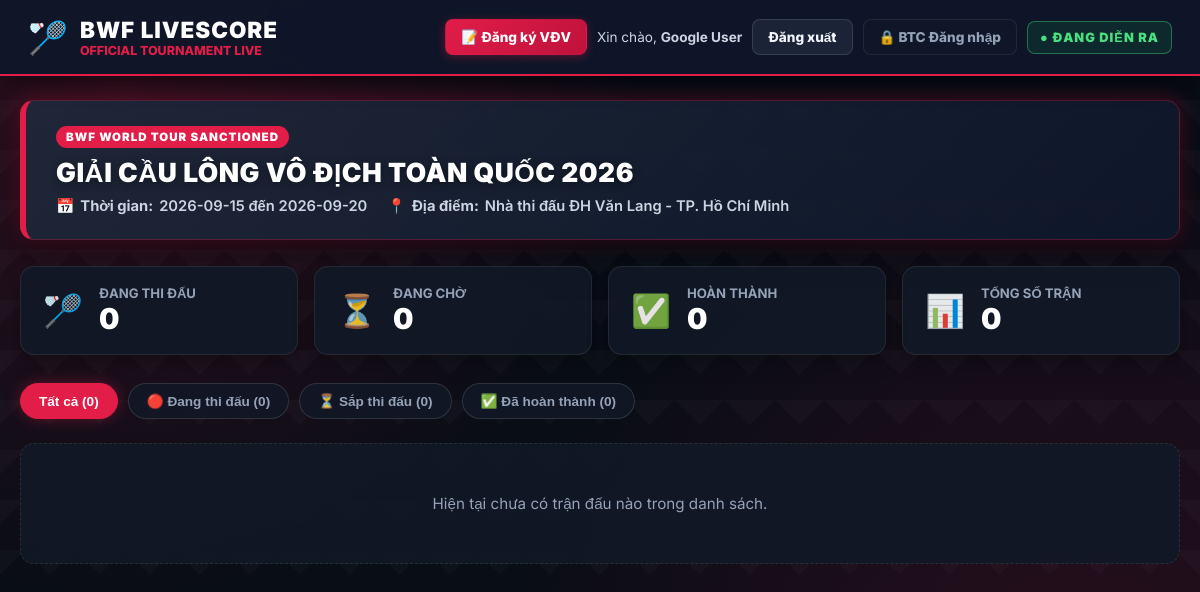
The app's page / (signed in) with its own data.
### tables this page shows
CREATE TABLE settings (
            key TEXT PRIMARY KEY,
            value TEXT NOT NULL
        );

### app.py (the view)
@app.route("/")
def home():
    connection = get_db()
    matches = connection.execute("SELECT * FROM matches ORDER BY id DESC").fetchall()
    connection.close()
    settings = get_settings()
    return render_template("index.html", matches=matches, settings=settings)

### app.py (called while the page is built)
def get_db():
    connection = sqlite3.connect(DATABASE)
    connection.row_factory = sqlite3.Row
    return connection

def get_settings():
    connection = get_db()
    rows = connection.execute("SELECT key, value FROM settings").fetchall()
    connection.close()
    data = {r["key"]: r["value"] for r in rows}
    return {
        "tournament_name": data.get("tournament_name", "GIẢI CẦU LÔNG MỞ RỘNG 2026"),
        "start_date": data.get("start_date", "2026-09-15"),
        "end_date": data.get("end_date", "2026-09-20"),
        "tournament_location": data.get("tournament_location", "Nhà thi đấu ĐH Văn Lang"),
        "fee_single": int(data.get("fee_single", 100000)),
        "fee_double": int(data.get("fee_double", 200000))
    }

### templates/index.html (shortened to what this page needs)
<!DOCTYPE html>
<html lang="vi">
<head>
</head>
<body>
<header>
    <div class="brand-title">
        <span style="font-size: 2rem;">🏸</span>
        <div>
            <h1>BWF LiveScore</h1>
            <p style="color: var(--bwf-red); font-size: 0.78rem; font-weight: 800; text-transform: uppercase;">Official Tournament Live</p>
        </div>
    </div>
    <div class="header-actions">
        <a href="{{ url_for('register') }}" target="_blank" class="btn-action btn-reg">📝 Đăng ký VĐV</a>
        {% if session.get('user_name') %}
            <span style="font-size: 0.85rem; color: #cbd5e1;">Xin chào, <strong>{{ session.get('user_name') }}</strong></span>
            <a href="{{ url_for('logout') }}" class="btn-action btn-user">Đăng xuất</a>
        {% else %}
            <a href="{{ url_for('guest_login') }}" class="btn-action btn-user">👤 Thành viên</a>
        {% endif %}
        {% if session.get('is_admin') %}
            <a href="{{ url_for('admin_panel') }}" class="btn-action btn-admin">⚙️ Quản trị</a>
            <a href="{{ url_for('admin_logout') }}" class="btn-action btn-admin" style="color:#fb7185;">Thoát Admin</a>
        {% else %}
            <a href="{{ url_for('admin_login') }}" class="btn-action btn-admin">🔒 BTC Đăng nhập</a>
        {% endif %}
        <div class="live-tag">● ĐANG DIỄN RA</div>
    </div>
</header>
<main>
    <div class="tournament-hero-banner">
        <div class="hero-left">
            <span class="badge-series">BWF WORLD TOUR SANCTIONED</span>
            <h2>{{ settings.tournament_name }}</h2>
            <div class="hero-meta">
                <span>📅 <strong>Thời gian:</strong> {{ settings.start_date }} đến {{ settings.end_date }}</span>
                <span>📍 <strong>Địa điểm:</strong> {{ settings.tournament_location }}</span>
            </div>
        </div>
    </div>
    <section class="statistics">
        <div class="stat-card">
            <span class="icon">🏸</span>
            <div>
                <p>Đang thi đấu</p>
                <strong>{{ matches|selectattr("status", "equalto", "playing")|list|length }}</strong>
            </div>
        </div>
        <div class="stat-card">
            <span class="icon">⏳</span>
            <div>
                <p>Đang chờ</p>
                <strong>{{ matches|selectattr("status", "equalto", "waiting")|list|length }}</strong>
            </div>
        </div>
        <div class="stat-card">
            <span class="icon">✅</span>
            <div>
                <p>Hoàn thành</p>
                <strong>{{ matches|selectattr("status", "equalto", "finished")|list|length }}</strong>
            </div>
        </div>
        <div class="stat-card">
            <span class="icon">📊</span>
            <div>
                <p>Tổng số trận</p>
                <strong>{{ matches|length }}</strong>
            </div>
        </div>
    </section>
    <section>
        <div class="filter-bar">
            <button class="filter-btn active" onclick="filterMatches('all', this)">Tất cả ({{ matches|length }})</button>
            <button class="filter-btn" onclick="filterMatches('playing', this)">🔴 Đang thi đấu ({{ matches|selectattr("status", "equalto", "playing")|list|length }})</button>
            <button class="filter-btn" onclick="filterMatches('waiting', this)">⏳ Sắp thi đấu ({{ matches|selectattr("status", "equalto", "waiting")|list|length }})</button>
            <button class="filter-btn" onclick="filterMatches('finished', this)">✅ Đã hoàn thành ({{ matches|selectattr("status", "equalto", "finished")|list|length }})</button>
        </div>
        <div class="match-grid" id="matchGrid">
            {% for match in matches %}
            <div class="match-card" data-status="{{ match['status'] }}">
                <div class="match-header">
                    <span class="court-name">{{ match["court"] }}</span>
                    {% if match["status"] == "playing" %}
                        <span class="status-badge status-playing">● LIVE</span>
                    {% elif match["status"] == "waiting" %}
                        <span class="status-badge status-waiting">CHỜ ĐẤU</span>
                    {% else %}
                        <span class="status-badge status-finished">KẾT THÚC</span>
                    {% endif %}
                </div>
                <div class="match-meta">
                    <span>🕒 {{ match["match_time"] if match["match_time"] else "Chưa có giờ" }}</span>
                    <span>📍 {{ match["location"] if match["location"] else settings.tournament_location }}</span>
                </div>
                <div class="players-scoreboard">
                    <div class="player-block">
                        <p>{{ match["player1"] }}</p>
                        <strong>{{ match["score1"] }}</strong>
                    </div>
                    <div class="vs-divider">VS</div>
                    <div class="player-block">
                        <p>{{ match["player2"] }}</p>
                        <strong>{{ match["score2"] }}</strong>
                    </div>
                </div>
            </div>
            {% else %}
            <div class="no-match-alert">
                Hiện tại chưa có trận đấu nào trong danh sách.
            </div>
            {% endfor %}
        </div>
    </section>
</main>
</body>
</html>

### records on screen
settings: tournament_name "GIẢI CẦU LÔNG VÔ ĐỊCH TOÀN QUỐC 2026"
settings: start_date "2026-09-15"
settings: end_date "2026-09-20"
settings: tournament_location "Nhà thi đấu ĐH Văn Lang - TP. Hồ Chí Minh"

### other values on screen
{{ session.get('user_name') }} "Google User"
{{ matches|selectattr("status", "equalto", "playing")|list|length }} "0"
{{ matches|selectattr("status", "equalto", "waiting")|list|length }} "0"
{{ matches|selectattr("status", "equalto", "finished")|list|length }} "0"
{{ matches|length }} "0"
